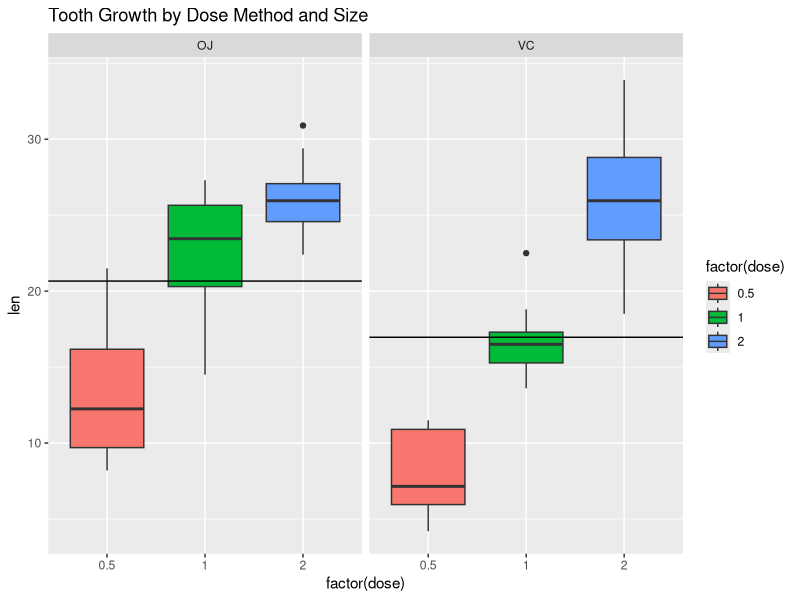

Generate this figure with R:
## ---- chunk 1
knitr::opts_chunk$set(echo = TRUE)
## ---- chunk 2
library(datasets)
library(ggplot2)
data(ToothGrowth)
toothmeans<-data.frame(supp=c("OJ","VC"),
                       lenmean=c(mean(ToothGrowth$len[ToothGrowth$supp=="OJ"]),
                                 mean(ToothGrowth$len[ToothGrowth$supp=="VC"])))
#Explore the data
ggplot(ToothGrowth,aes(x=factor(dose),y=len,fill=factor(dose)))+geom_boxplot()+
        facet_grid(.~supp)+
        geom_hline(data = toothmeans,aes(yintercept=lenmean))+
        ggtitle("Tooth Growth by Dose Method and Size")

## ---- chunk 3
#95% One-Sided T Test 
t.test(ToothGrowth$len[ToothGrowth$supp == "OJ"], ToothGrowth$len[ToothGrowth$supp == 
    "VC"],alternative = "greater")

## ---- chunk 4
#95% One-Sided T Test 
t.test(ToothGrowth$len[ToothGrowth$supp == "OJ"&ToothGrowth$dose==0.5],
       ToothGrowth$len[ToothGrowth$supp == "VC"&ToothGrowth$dose==0.5],
       alternative = "greater")

## ---- chunk 5
#95% One-Sided T Test 
t.test(ToothGrowth$len[ToothGrowth$supp == "OJ"&ToothGrowth$dose==1],
       ToothGrowth$len[ToothGrowth$supp == "VC"&ToothGrowth$dose==1],
       alternative = "greater")

## ---- chunk 6
#95% One-Sided T Test 
t.test(ToothGrowth$len[ToothGrowth$supp == "OJ"&ToothGrowth$dose==2],
       ToothGrowth$len[ToothGrowth$supp == "VC"&ToothGrowth$dose==2],
       alternative = "greater")

## ---- chunk 7
#95% One-Sided T Test 
t.test(ToothGrowth$len[ToothGrowth$dose==1],
       ToothGrowth$len[ToothGrowth$dose==0.5],
       alternative = "greater")

## ---- chunk 8
#95% One-Sided T Test 
t.test(ToothGrowth$len[ToothGrowth$dose==2],
       ToothGrowth$len[ToothGrowth$dose==1],
       alternative = "greater")

